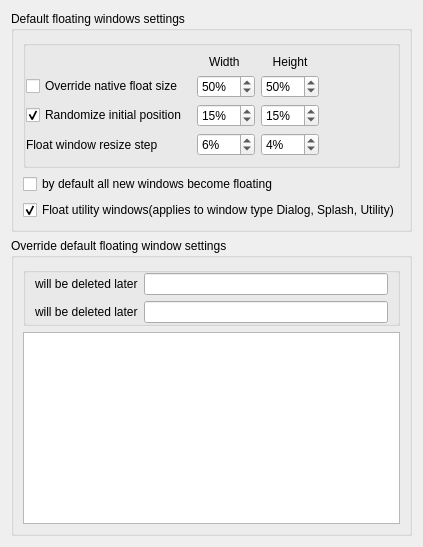
     <widget class="QWidget" name="tab">
      <attribute name="title">
       <string>Float</string>
      </attribute>
      <layout class="QVBoxLayout" name="verticalLayout_19">
       <item>
        <widget class="QGroupBox" name="kcfg_floatEnable">
         <property name="sizePolicy">
          <sizepolicy hsizetype="Minimum" vsizetype="Minimum">
           <horstretch>0</horstretch>
           <verstretch>0</verstretch>
          </sizepolicy>
         </property>
         <property name="mouseTracking">
          <bool>false</bool>
         </property>
         <property name="tabletTracking">
          <bool>false</bool>
         </property>
         <property name="autoFillBackground">
          <bool>false</bool>
         </property>
         <property name="title">
          <string>Default floating windows settings</string>
         </property>
         <property name="checkable">
          <bool>false</bool>
         </property>
         <property name="checked">
          <bool>false</bool>
         </property>
         <layout class="QVBoxLayout" name="verticalLayout_25">
          <item>
           <widget class="QGroupBox" name="groupBox_29">
            <property name="sizePolicy">
             <sizepolicy hsizetype="Expanding" vsizetype="Minimum">
              <horstretch>0</horstretch>
              <verstretch>0</verstretch>
             </sizepolicy>
            </property>
            <property name="title">
             <string/>
            </property>
            <property name="flat">
             <bool>true</bool>
            </property>
            <layout class="QGridLayout" name="gridLayout_30">
             <property name="leftMargin">
              <number>0</number>
             </property>
             <item row="0" column="2">
              <widget class="QLabel" name="label_60">
               <property name="text">
                <string>Height</string>
               </property>
               <property name="alignment">
                <set>Qt::AlignmentFlag::AlignCenter</set>
               </property>
              </widget>
             </item>
             <item row="2" column="2">
              <widget class="QSpinBox" name="kcfg_floatRandomHeight">
               <property name="toolTip">
                <string>&lt;html&gt;&lt;head/&gt;&lt;body&gt;&lt;p&gt;Percentage of the range from the top of the screen to the window placed in the center of the screen.Determines the randomization spread.&lt;/p&gt;&lt;/body&gt;&lt;/html&gt;</string>
               </property>
               <property name="suffix">
                <string>%</string>
               </property>
               <property name="minimum">
                <number>1</number>
               </property>
               <property name="maximum">
                <number>100</number>
               </property>
               <property name="value">
                <number>15</number>
               </property>
              </widget>
             </item>
             <item row="0" column="1">
              <widget class="QLabel" name="label_59">
               <property name="sizePolicy">
                <sizepolicy hsizetype="Minimum" vsizetype="Minimum">
                 <horstretch>0</horstretch>
                 <verstretch>0</verstretch>
                </sizepolicy>
               </property>
               <property name="sizeIncrement">
                <size>
                 <width>0</width>
                 <height>0</height>
                </size>
               </property>
               <property name="text">
                <string>Width </string>
               </property>
               <property name="alignment">
                <set>Qt::AlignmentFlag::AlignCenter</set>
               </property>
              </widget>
             </item>
             <item row="1" column="3">
              <spacer name="horizontalSpacer_21">
               <property name="orientation">
                <enum>Qt::Orientation::Horizontal</enum>
               </property>
               <property name="sizeHint" stdset="0">
                <size>
                 <width>40</width>
                 <height>20</height>
                </size>
               </property>
              </spacer>
             </item>
             <item row="1" column="1">
              <widget class="QSpinBox" name="kcfg_floatDefaultWidth">
               <property name="toolTip">
                <string>&lt;html&gt;&lt;head/&gt;&lt;body&gt;&lt;p&gt;The initial width of a floating window in percent of the screen width.&lt;/p&gt;&lt;/body&gt;&lt;/html&gt;</string>
               </property>
               <property name="suffix">
                <string>%</string>
               </property>
               <property name="minimum">
                <number>1</number>
               </property>
               <property name="maximum">
                <number>100</number>
               </property>
               <property name="value">
                <number>50</number>
               </property>
              </widget>
             </item>
             <item row="2" column="0">
              <widget class="QCheckBox" name="kcfg_floatRandomEnable">
               <property name="text">
                <string>Randomize initial position </string>
               </property>
               <property name="checked">
                <bool>true</bool>
               </property>
              </widget>
             </item>
             <item row="1" column="2">
              <widget class="QSpinBox" name="kcfg_floatDefaultHeight">
               <property name="toolTip">
                <string>&lt;html&gt;&lt;head/&gt;&lt;body&gt;&lt;p&gt;The initial height of a floating window in percent of the screen height.&lt;/p&gt;&lt;/body&gt;&lt;/html&gt;</string>
               </property>
               <property name="suffix">
                <string>%</string>
               </property>
               <property name="minimum">
                <number>1</number>
               </property>
               <property name="maximum">
                <number>100</number>
               </property>
               <property name="value">
                <number>50</number>
               </property>
              </widget>
             </item>
             <item row="1" column="0">
              <widget class="QCheckBox" name="kcfg_floatDefaultSizeEnable">
               <property name="text">
                <string>Override native float size</string>
               </property>
               <property name="checked">
                <bool>false</bool>
               </property>
              </widget>
             </item>
             <item row="3" column="0">
              <widget class="QLabel" name="label_76">
               <property name="text">
                <string>Float window resize step</string>
               </property>
              </widget>
             </item>
             <item row="2" column="1">
              <widget class="QSpinBox" name="kcfg_floatRandomWidth">
               <property name="toolTip">
                <string>&lt;html&gt;&lt;head/&gt;&lt;body&gt;&lt;p&gt;Percentage of the range from the left border of the screen to the window placed in the center of the screen.Determines the randomization spread.&lt;/p&gt;&lt;/body&gt;&lt;/html&gt;</string>
               </property>
               <property name="suffix">
                <string>%</string>
               </property>
               <property name="minimum">
                <number>1</number>
               </property>
               <property name="maximum">
                <number>100</number>
               </property>
               <property name="value">
                <number>15</number>
               </property>
              </widget>
             </item>
             <item row="3" column="1">
              <widget class="QSpinBox" name="kcfg_floatSizeStepWidth">
               <property name="toolTip">
                <string>&lt;html&gt;&lt;head/&gt;&lt;body&gt;&lt;p&gt;What percentage of the screen width will the floating window expand or contract by each time the keyboard shortcut is pressed?&lt;/p&gt;&lt;/body&gt;&lt;/html&gt;</string>
               </property>
               <property name="suffix">
                <string>%</string>
               </property>
               <property name="minimum">
                <number>0</number>
               </property>
               <property name="maximum">
                <number>100</number>
               </property>
               <property name="value">
                <number>6</number>
               </property>
              </widget>
             </item>
             <item row="3" column="2">
              <widget class="QSpinBox" name="kcfg_floatSizeStepHeight">
               <property name="toolTip">
                <string>&lt;html&gt;&lt;head/&gt;&lt;body&gt;&lt;p&gt;What percentage of the screen height will the floating window expand or contract by each time the keyboard shortcut is pressed?&lt;/p&gt;&lt;/body&gt;&lt;/html&gt;</string>
               </property>
               <property name="suffix">
                <string>%</string>
               </property>
               <property name="minimum">
                <number>0</number>
               </property>
               <property name="maximum">
                <number>100</number>
               </property>
               <property name="value">
                <number>4</number>
               </property>
              </widget>
             </item>
            </layout>
           </widget>
          </item>
          <item>
           <widget class="QCheckBox" name="kcfg_floatAsDefault">
            <property name="toolTip">
             <string>This is mainly for debugging purpose, but can also be used to meet some specific requirements.</string>
            </property>
            <property name="text">
             <string>by default all new windows become floating</string>
            </property>
            <property name="checked">
             <bool>false</bool>
            </property>
           </widget>
          </item>
          <item>
           <widget class="QCheckBox" name="kcfg_floatUtility">
            <property name="toolTip">
             <string>This is mainly for debugging purpose, but can also be used to meet some specific requirements.</string>
            </property>
            <property name="text">
             <string>Float utility windows(applies to window type Dialog, Splash, Utility)</string>
            </property>
            <property name="checked">
             <bool>true</bool>
            </property>
           </widget>
          </item>
         </layout>
        </widget>
       </item>
       <item>
        <widget class="QGroupBox" name="groupBox_6">
         <property name="sizePolicy">
          <sizepolicy hsizetype="Expanding" vsizetype="Expanding">
           <horstretch>0</horstretch>
           <verstretch>0</verstretch>
          </sizepolicy>
         </property>
         <property name="title">
          <string>Override default floating window settings</string>
         </property>
         <layout class="QGridLayout" name="gridLayout_6">
          <item row="3" column="1">
           <widget class="QGroupBox" name="groupBox_31">
            <property name="title">
             <string/>
            </property>
            <property name="flat">
             <bool>true</bool>
            </property>
            <layout class="QGridLayout" name="gridLayout_28">
             <property name="topMargin">
              <number>0</number>
             </property>
             <property name="bottomMargin">
              <number>0</number>
             </property>
             <item row="1" column="0">
              <widget class="QLabel" name="floatingTitleLabel">
               <property name="text">
                <string>will be deleted later</string>
               </property>
              </widget>
             </item>
             <item row="0" column="0">
              <widget class="QLabel" name="floatingClassLabel">
               <property name="text">
                <string>will be deleted later</string>
               </property>
              </widget>
             </item>
             <item row="0" column="1">
              <widget class="QLineEdit" name="kcfg_floatingClass">
               <property name="enabled">
                <bool>true</bool>
               </property>
               <property name="toolTip">
                <string>&lt;html&gt;&lt;head/&gt;&lt;body&gt;&lt;p&gt;This field don't work. Don't use it and move your configuration to text field bellow&lt;/p&gt;&lt;/body&gt;&lt;/html&gt;</string>
               </property>
               <property name="readOnly">
                <bool>true</bool>
               </property>
              </widget>
             </item>
             <item row="1" column="1">
              <widget class="QLineEdit" name="kcfg_floatingTitle">
               <property name="enabled">
                <bool>true</bool>
               </property>
               <property name="toolTip">
                <string>&lt;html&gt;&lt;head/&gt;&lt;body&gt;&lt;p&gt;This field don't work. Don't use it and move your configuration to text field bellow&lt;/p&gt;&lt;/body&gt;&lt;/html&gt;</string>
               </property>
               <property name="readOnly">
                <bool>true</bool>
               </property>
              </widget>
             </item>
            </layout>
           </widget>
          </item>
          <item row="4" column="1">
           <widget class="QPlainTextEdit" name="kcfg_floatConfig">
            <property name="toolTip">
             <string>&lt;html&gt;&lt;head/&gt;&lt;body&gt;&lt;p&gt;&lt;span style=&quot; font-size:10pt;&quot;&gt;One rule per line. Format:&lt;/span&gt;&lt;/p&gt;&lt;p&gt;&lt;span style=&quot; font-size:10pt; font-weight:700;&quot;&gt;&amp;lt;ClassName&amp;gt;[,&amp;lt;ClassName&amp;gt;...][:&amp;lt;Title&amp;gt;]:&amp;lt;param&amp;gt;=&amp;lt;value&amp;gt;[,&amp;lt;param&amp;gt;=&amp;lt;value&amp;gt;...]&lt;/span&gt;&lt;/p&gt;&lt;p&gt;&lt;span style=&quot; font-size:10pt;&quot;&gt;Wrap title in [brackets] for substring match, e.g. [Firefox] matches &amp;quot;Mozilla Firefox&amp;quot;.&lt;/span&gt;&lt;/p&gt;&lt;p&gt;&lt;span style=&quot; font-size:10pt;&quot;&gt;Without brackets the title is matched exactly.&lt;br/&gt;&lt;/span&gt;&lt;/p&gt;&lt;p&gt;&lt;span style=&quot; font-size:10pt;&quot;&gt;Examples:&lt;/span&gt;&lt;/p&gt;&lt;p&gt;&lt;span style=&quot; font-size:10pt;&quot;&gt;Make Krohnkite settings float:&lt;/span&gt;&lt;/p&gt;&lt;p&gt;&lt;span style=&quot; font-size:10pt; font-weight:700;&quot;&gt;systemsettings:Configure — System Settings:auto=1&lt;/span&gt;&lt;/p&gt;&lt;p&gt;&lt;span style=&quot; font-size:10pt;&quot;&gt;Windows with windowClass &lt;/span&gt;&lt;span style=&quot; font-size:10pt; font-weight:700;&quot;&gt;konsole,kate &lt;/span&gt;&lt;span style=&quot; font-size:10pt;&quot;&gt;will always be floating with init size width/height=60% of init screen and with left indent 120 pixel and top indent 10% of init screen height. &lt;/span&gt;&lt;/p&gt;&lt;p&gt;&lt;span style=&quot; font-size:10pt; font-weight:700;&quot;&gt;konsole,kate:width=60,height=60,li=120px,ti=10%&lt;/span&gt;&lt;/p&gt;&lt;p&gt;&lt;span style=&quot; font-size:10pt;&quot;&gt;Windows with windowClass 'firefox' and title contain 'Firefox' word will have width: 60%,height: native and will float when open by could be tile later.&lt;/span&gt;&lt;/p&gt;&lt;p&gt;&lt;span style=&quot; font-size:10pt; font-weight:700;&quot;&gt;firefox:[Firefox]:w=60,f=false,auto=true&lt;/span&gt;&lt;/p&gt;&lt;p&gt;&lt;span style=&quot; font-size:10pt;&quot;&gt;window with any class and 'gimp' title will have shoudFloat=true&lt;/span&gt;&lt;/p&gt;&lt;p&gt;&lt;span style=&quot; font-size:10pt; font-weight:700;&quot;&gt;:gimp: (all defaults) &lt;/span&gt;&lt;span style=&quot; font-size:10pt;&quot;&gt;&lt;br/&gt;&lt;/span&gt;&lt;/p&gt;&lt;p&gt;&lt;span style=&quot; font-size:10pt;&quot;&gt;Params could be omit:&lt;/span&gt;&lt;/p&gt;&lt;p&gt;&lt;span style=&quot; font-size:10pt;&quot;&gt;shoudFloat, f — makes window float forever. true or false (default: true)&lt;/span&gt;&lt;/p&gt;&lt;p&gt;&lt;span style=&quot; font-size:10pt;&quot;&gt;auto, a — open window float. true or false (default:  'by default all new windows become floating' flag value )&lt;/span&gt;&lt;/p&gt;&lt;p&gt;&lt;span style=&quot; font-size:10pt;&quot;&gt;width, w — 1-100 percent of screen (default: inherit global)&lt;/span&gt;&lt;/p&gt;&lt;p&gt;&lt;span style=&quot; font-size:10pt;&quot;&gt;height, h — 1-100 percent of screen (default: inherit global)&lt;/span&gt;&lt;/p&gt;&lt;p&gt;&lt;span style=&quot; font-size:10pt;&quot;&gt;leftIndent, left, li — offset from left in px (default) or % (e.g. 100, 50px, 20%). Default: inherit native&lt;/span&gt;&lt;/p&gt;&lt;p&gt;&lt;span style=&quot; font-size:10pt;&quot;&gt;topIndent, top, ti — offset from top in px (default) or % (e.g. 100, 50px, 20%). Default: inherit native&lt;/span&gt;&lt;/p&gt;&lt;p&gt;&lt;span style=&quot; font-size:10pt;&quot;&gt;stepWidth, sw — 0-100 percent of screen width by which the floating window move,expands/contracts per resize/move shortcut press (default: inherit global)&lt;/span&gt;&lt;/p&gt;&lt;p&gt;&lt;span style=&quot; font-size:10pt;&quot;&gt;stepHeight, sh — 0-100 percent of screen height by which the floating window move,expands/contracts per resize/move shortcut press (default: inherit global)&lt;/span&gt;&lt;/p&gt;&lt;/body&gt;&lt;/html&gt;</string>
            </property>
           </widget>
          </item>
         </layout>
        </widget>
       </item>
      </layout>
     </widget>
